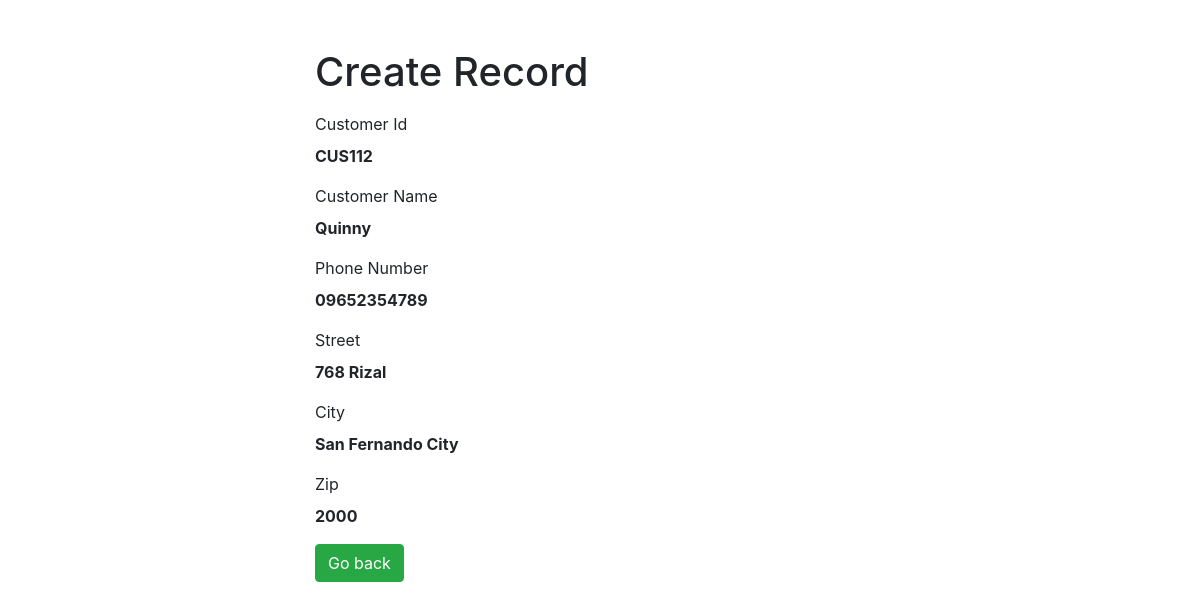
The app's page /CRUD_Customer/read.php?id=CUS112 with its own data.
### tables this page shows
CREATE TABLE `tblcustomer` (
  `CUSTOMER_ID` varchar(9) NOT NULL,
  `CUSTOMER_NAME` char(50) NOT NULL,
  `PHONE_NUM` char(11) NOT NULL,
  `STREET` char(50) NOT NULL,
  `CITY` char(50) NOT NULL,
  `ZIP` char(4) NOT NULL
);

### CRUD_Customer/read.php (the view, shortened to what this page needs)
<?php
if(isset($_GET["id"]) && !empty(trim($_GET["id"]))){
    require_once "config.php";
    $sql = "SELECT * FROM tblcustomer WHERE CUSTOMER_ID = ?";
    if($stmt = mysqli_prepare($link, $sql)){
        mysqli_stmt_bind_param($stmt, "s", $param_id);
        if(mysqli_stmt_execute($stmt)){
            $result = mysqli_stmt_get_result($stmt);
            if(mysqli_num_rows($result) == 1){
                $row = mysqli_fetch_array($result, MYSQLI_ASSOC);
            } else{
                header("location: error.php");
                exit();
            }
        } else{
            echo "Oops! Something went wrong. Please try again later.";
        }
    }
} else{
    header("location: error.php");
    exit();
}
?>
<!DOCTYPE html>
<html lang="en">
<head>
    <link rel="stylesheet" href="https://stackpath.bootstrapcdn.com/bootstrap/4.5.2/css/bootstrap.min.css">
</head>
<body>
    <div class="wrapper">
        <div class="container-fluid">
            <div class="row">
                <div class="col-md-12">
                    <h1 class="mt-5 mb-3">Create Record</h1>
                    <div class="form-group">
                        <label>Customer Id</label>
                        <p><b><?php echo $row['CUSTOMER_ID']; ?></b></p>
                    </div>
                    <div class="form-group">
                        <label>Customer Name</label>
                        <p><b><?php echo $row['CUSTOMER_NAME']; ?></b></p>
                    </div>
                    <div class="form-group">
                        <label>Phone Number</label>
                        <p><b><?php echo $row['PHONE_NUM']; ?></b></p>
                    </div>
                    <div class="form-group">
                        <label>Street</label>
                        <p><b><?php echo $row['STREET']; ?></b></p>
                    </div>
                    <div class="form-group">
                        <label>City</label>
                        <p><b><?php echo $row['CITY']; ?></b></p>
                    </div>
                    <div class="form-group">
                        <label>Zip</label>
                        <p><b><?php echo $row['ZIP']; ?></b></p>
                    </div>
                    <a href="../Admin_Index/index.php" class="btn btn-success pull-right"><i class="fa"></i> Go back</a>
                </div>
            </div>
        </div>
    </div>
</body>
</html>

### CRUD_Customer/read.php (style rules this page uses)
.wrapper { width: 600px; margin: 0 auto; }

### records on screen
tblcustomer: CUSTOMER_ID "CUS112", CUSTOMER_NAME "Quinny", PHONE_NUM "09652354789", STREET "768 Rizal", CITY "San Fernando City", ZIP "2000"
